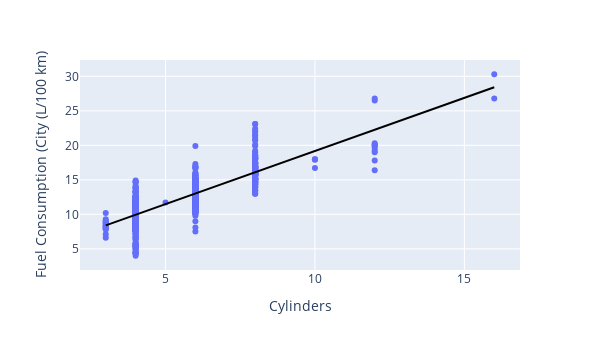

The notebook cell saved with this chart:
### Markdown cell above
N-N: Correlations

                                                    (Required for Regression)

### Code cell
# Cylinders vs FuelConsumption

plt.figure(figsize=(4, 3))
px.scatter(data, x='Cylinders', y='Fuel Consumption (City (L/100 km)', trendline='ols', trendline_color_override='black', width=600, height=350)

### Figure 1 — Plotly figure (JSON) as saved in the notebook; plotly's stock layout.template omitted (floating-point values rounded to 4 significant figures; data arrays with more than 128 entries replaced by an {"elided": "..."} marker saying what was removed)
{"data": [{"hovertemplate": "Cylinders=%{x}<br>Fuel Consumption (City (L/100 km)=%{y}<extra></extra>", "legendgroup": "", "marker": {"color": "#636efa", "symbol": "circle"}, "mode": "markers", "name": "", "orientation": "v", "showlegend": false, "type": "scatter", "x": {"elided": "843 int values"}, "xaxis": "x", "y": {"elided": "843 float values"}, "yaxis": "y"}, {"hovertemplate": "<b>OLS trendline</b><br>Fuel Consumption (City (L/100 km) = 1.53877 * Cylinders + 3.78842<br>R<sup>2</sup>=0.691543<br><br>Cylinders=%{x}<br>Fuel Consumption (City (L/100 km)=%{y} <b>(trend)</b><extra></extra>", "legendgroup": "", "line": {"color": "black"}, "marker": {"color": "#636efa", "symbol": "circle"}, "mode": "lines", "name": "", "showlegend": false, "type": "scatter", "x": {"elided": "843 int values"}, "xaxis": "x", "y": {"elided": "843 float values"}, "yaxis": "y"}], "layout": {"height": 350, "legend": {"tracegroupgap": 0}, "margin": {"t": 60}, "width": 600, "xaxis": {"anchor": "y", "domain": [0, 1], "title": {"text": "Cylinders"}}, "yaxis": {"anchor": "x", "domain": [0, 1], "title": {"text": "Fuel Consumption (City (L/100 km)"}}}}
